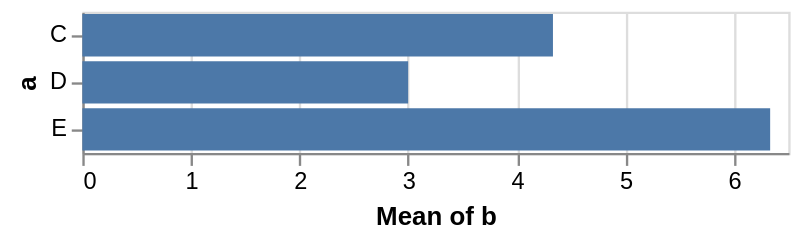

The Vega-Lite source for this figure:
### Vega specification from a JSON file in a GitHub repository (floating-point values rounded to 4 significant figures)
{"$schema": "https://vega.github.io/schema/vega/v6.json", "background": "white", "padding": 5, "width": 300, "style": "cell", "data": [{"name": "source_0", "values": [{"a": "C", "b": 2}, {"a": "C", "b": 7}, {"a": "C", "b": 4}, {"a": "D", "b": 1}, {"a": "D", "b": 2}, {"a": "D", "b": 6}, {"a": "E", "b": 8}, {"a": "E", "b": 4}, {"a": "E", "b": 7}]}, {"name": "data_0", "source": "source_0", "transform": [{"type": "aggregate", "groupby": ["a"], "ops": ["average"], "fields": ["b"], "as": ["average_b"]}, {"type": "filter", "expr": "isValid(datum[\"average_b\"]) && isFinite(+datum[\"average_b\"])"}]}], "signals": [{"name": "y_step", "value": 20}, {"name": "height", "update": "bandspace(domain('y').length, 0.1, 0.05) * y_step"}], "marks": [{"name": "marks", "type": "rect", "style": ["bar"], "from": {"data": "data_0"}, "encode": {"update": {"fill": {"value": "#4c78a8"}, "ariaRoleDescription": {"value": "bar"}, "description": {"signal": "\"Mean of b: \" + (format(datum[\"average_b\"], \"\")) + \"; a: \" + (isValid(datum[\"a\"]) ? isArray(datum[\"a\"]) ? join(datum[\"a\"], ' ') : datum[\"a\"] : \"\"+datum[\"a\"])"}, "x": {"scale": "x", "field": "average_b"}, "x2": {"scale": "x", "value": 0}, "y": {"scale": "y", "field": "a"}, "height": {"signal": "max(0.25, bandwidth('y'))"}}}}], "scales": [{"name": "x", "type": "linear", "domain": {"data": "data_0", "field": "average_b"}, "range": [0, {"signal": "width"}], "nice": true, "zero": true}, {"name": "y", "type": "band", "domain": {"data": "data_0", "field": "a", "sort": true}, "range": {"step": {"signal": "y_step"}}, "paddingInner": 0.1, "paddingOuter": 0.05}], "axes": [{"scale": "x", "orient": "bottom", "gridScale": "y", "grid": true, "tickCount": {"signal": "ceil(width/40)"}, "domain": false, "labels": false, "aria": false, "maxExtent": 0, "minExtent": 0, "ticks": false, "zindex": 0}, {"scale": "x", "orient": "bottom", "grid": false, "title": "Mean of b", "labelFlush": true, "labelOverlap": true, "tickCount": {"signal": "ceil(width/40)"}, "zindex": 0}, {"scale": "y", "orient": "left", "grid": false, "title": "a", "zindex": 0}]}
